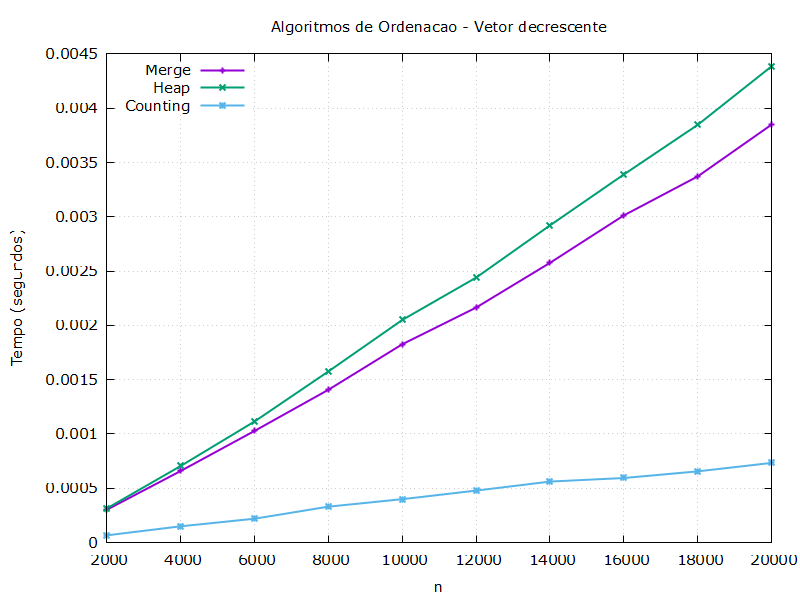

Here is the gnuplot script that generated this plot:
set terminal pngcairo enhanced font 'Verdana,11' size 800, 600
set output 'comparacaoDecrescenteMenores.png'

set title 'Algoritmos de Ordenacao - Vetor decrescente'
set xlabel 'n'
set ylabel 'Tempo (segundos)'

n = 1
Selection = 2
Insertion = 3
Merge = 4
Heap = 5
Quick = 6
Counting = 7

set grid
set key left top

plot 'comparacaoDecrescente.dat' using n:Merge with linespoints  lw 2 title 'Merge', \
     'comparacaoDecrescente.dat' using n:Heap with linespoints  lw 2 title 'Heap', \
     'comparacaoDecrescente.dat' using n:Counting with linespoints  lw 2 title 'Counting'